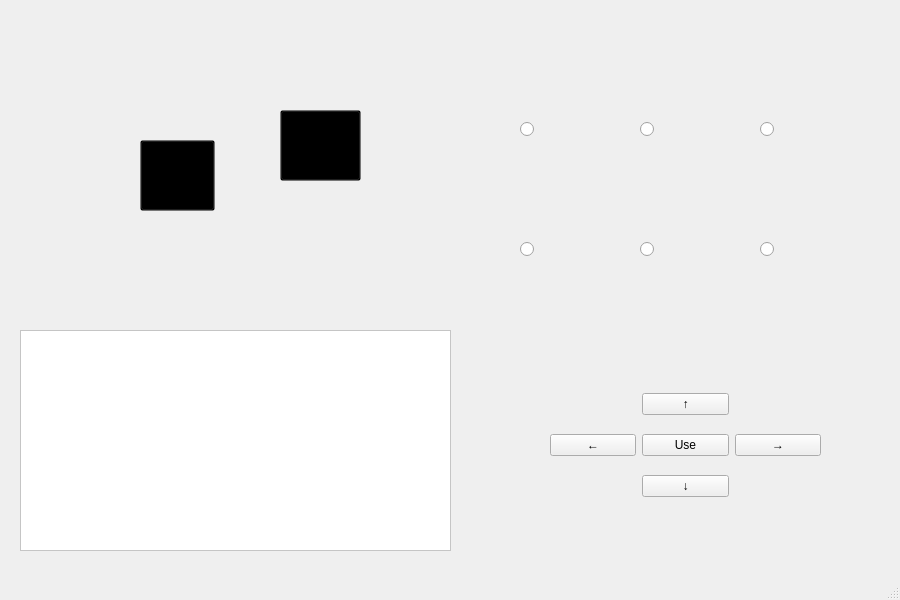
<?xml version="1.0" encoding="UTF-8"?>
<ui version="4.0">
 <class>MainWindow</class>
 <widget class="QMainWindow" name="MainWindow">
  <property name="geometry">
   <rect>
    <x>0</x>
    <y>0</y>
    <width>900</width>
    <height>600</height>
   </rect>
  </property>
  <property name="minimumSize">
   <size>
    <width>900</width>
    <height>600</height>
   </size>
  </property>
  <property name="maximumSize">
   <size>
    <width>900</width>
    <height>600</height>
   </size>
  </property>
  <property name="windowTitle">
   <string>MainWindow</string>
  </property>
  <property name="styleSheet">
   <string notr="true"/>
  </property>
  <widget class="QWidget" name="centralwidget">
   <property name="styleSheet">
    <string notr="true"/>
   </property>
   <widget class="QLabel" name="mainw">
    <property name="geometry">
     <rect>
      <x>190</x>
      <y>527</y>
      <width>16</width>
      <height>16</height>
     </rect>
    </property>
    <property name="text">
     <string/>
    </property>
   </widget>
   <widget class="QWidget" name="gridLayoutWidget">
    <property name="geometry">
     <rect>
      <x>550</x>
      <y>380</y>
      <width>271</width>
      <height>131</height>
     </rect>
    </property>
    <layout class="QGridLayout" name="gridLayout_2">
     <item row="0" column="1">
      <widget class="QPushButton" name="up">
       <property name="text">
        <string>↑</string>
       </property>
      </widget>
     </item>
     <item row="4" column="1">
      <widget class="QPushButton" name="down">
       <property name="text">
        <string>↓</string>
       </property>
      </widget>
     </item>
     <item row="2" column="1">
      <widget class="QPushButton" name="pushButton_2">
       <property name="text">
        <string>Use</string>
       </property>
      </widget>
     </item>
     <item row="2" column="2">
      <widget class="QPushButton" name="right">
       <property name="text">
        <string>→</string>
       </property>
      </widget>
     </item>
     <item row="2" column="0">
      <widget class="QPushButton" name="left">
       <property name="text">
        <string>←</string>
       </property>
      </widget>
     </item>
    </layout>
   </widget>
   <widget class="QLabel" name="label">
    <property name="geometry">
     <rect>
      <x>20</x>
      <y>40</y>
      <width>431</width>
      <height>271</height>
     </rect>
    </property>
    <property name="styleSheet">
     <string notr="true"/>
    </property>
    <property name="text">
     <string/>
    </property>
   </widget>
   <widget class="QTextEdit" name="textOut">
    <property name="geometry">
     <rect>
      <x>20</x>
      <y>330</y>
      <width>431</width>
      <height>221</height>
     </rect>
    </property>
    <property name="styleSheet">
     <string notr="true">background-color: rgb(255, 255, 255);</string>
    </property>
    <property name="readOnly">
     <bool>true</bool>
    </property>
   </widget>
   <widget class="QWidget" name="gridLayoutWidget_2">
    <property name="geometry">
     <rect>
      <x>520</x>
      <y>70</y>
      <width>354</width>
      <height>238</height>
     </rect>
    </property>
    <layout class="QGridLayout" name="gridLayout">
     <item row="0" column="0">
      <widget class="QRadioButton" name="inv1">
       <property name="minimumSize">
        <size>
         <width>110</width>
         <height>110</height>
        </size>
       </property>
       <property name="styleSheet">
        <string notr="true">background-image: url(:/img/slot.png);</string>
       </property>
       <property name="text">
        <string/>
       </property>
      </widget>
     </item>
     <item row="0" column="1">
      <widget class="QRadioButton" name="inv2">
       <property name="minimumSize">
        <size>
         <width>110</width>
         <height>110</height>
        </size>
       </property>
       <property name="styleSheet">
        <string notr="true">background-image: url(:/img/slot.png);</string>
       </property>
       <property name="text">
        <string/>
       </property>
      </widget>
     </item>
     <item row="0" column="2">
      <widget class="QRadioButton" name="inv3">
       <property name="minimumSize">
        <size>
         <width>110</width>
         <height>110</height>
        </size>
       </property>
       <property name="styleSheet">
        <string notr="true">background-image: url(:/img/slot.png);</string>
       </property>
       <property name="text">
        <string/>
       </property>
      </widget>
     </item>
     <item row="1" column="0">
      <widget class="QRadioButton" name="inv4">
       <property name="minimumSize">
        <size>
         <width>110</width>
         <height>110</height>
        </size>
       </property>
       <property name="styleSheet">
        <string notr="true">background-image: url(:/img/slot.png);</string>
       </property>
       <property name="text">
        <string/>
       </property>
      </widget>
     </item>
     <item row="1" column="1">
      <widget class="QRadioButton" name="inv5">
       <property name="minimumSize">
        <size>
         <width>110</width>
         <height>110</height>
        </size>
       </property>
       <property name="styleSheet">
        <string notr="true">background-image: url(:/img/slot.png);</string>
       </property>
       <property name="text">
        <string/>
       </property>
      </widget>
     </item>
     <item row="1" column="2">
      <widget class="QRadioButton" name="inv6">
       <property name="minimumSize">
        <size>
         <width>110</width>
         <height>110</height>
        </size>
       </property>
       <property name="styleSheet">
        <string notr="true">background-image: url(:/img/slot.png);</string>
       </property>
       <property name="text">
        <string/>
       </property>
      </widget>
     </item>
    </layout>
   </widget>
   <widget class="QPushButton" name="item1">
    <property name="geometry">
     <rect>
      <x>140</x>
      <y>140</y>
      <width>75</width>
      <height>71</height>
     </rect>
    </property>
    <property name="styleSheet">
     <string notr="true">background:transparent</string>
    </property>
    <property name="text">
     <string/>
    </property>
   </widget>
   <widget class="QPushButton" name="item2">
    <property name="geometry">
     <rect>
      <x>280</x>
      <y>110</y>
      <width>81</width>
      <height>71</height>
     </rect>
    </property>
    <property name="styleSheet">
     <string notr="true">background:transparent</string>
    </property>
    <property name="text">
     <string/>
    </property>
   </widget>
   <zorder>label</zorder>
   <zorder>mainw</zorder>
   <zorder>gridLayoutWidget</zorder>
   <zorder>gridLayoutWidget_2</zorder>
   <zorder>textOut</zorder>
   <zorder>item1</zorder>
   <zorder>item2</zorder>
  </widget>
  <widget class="QMenuBar" name="menubar">
   <property name="geometry">
    <rect>
     <x>0</x>
     <y>0</y>
     <width>900</width>
     <height>21</height>
    </rect>
   </property>
  </widget>
  <widget class="QStatusBar" name="statusbar"/>
 </widget>
 <resources/>
 <connections/>
</ui>
